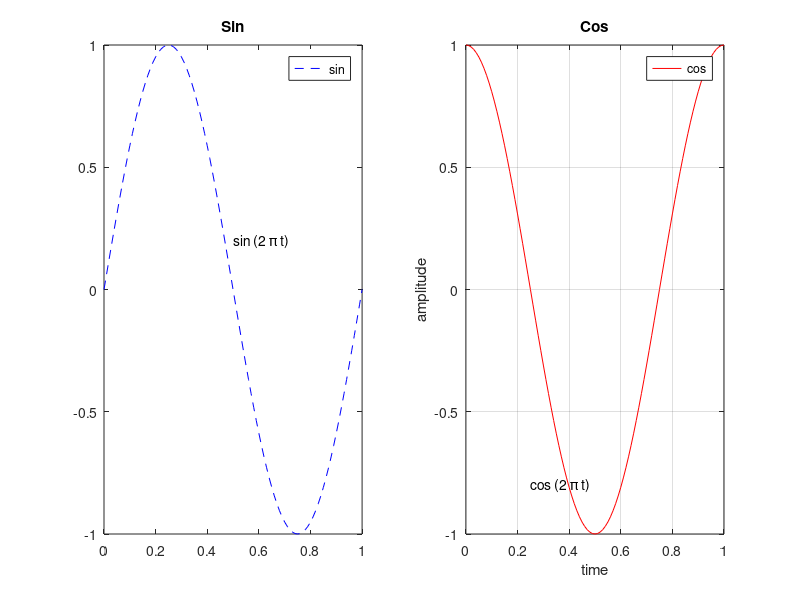

Here is the MATLAB script that generated this plot:
clearvars;
t = 0:0.01:1;
zl = sin(2*pi*t);
z2 = cos(2*pi*t);

figure;
subplot(1, 2, 1);
plot(t, zl, '--b')
title('Sin');
legend('sin');
s = 'sin (2 \pi t)';
text(0.5, 0.2, s);

subplot(1, 2, 2);
plot(t, z2, 'r')
title('Cos');
legend('cos');
s = 'cos (2 \pi t)';
text(0.25, -0.8, s);

xlabel('time');
ylabel('amplitude');
grid on;